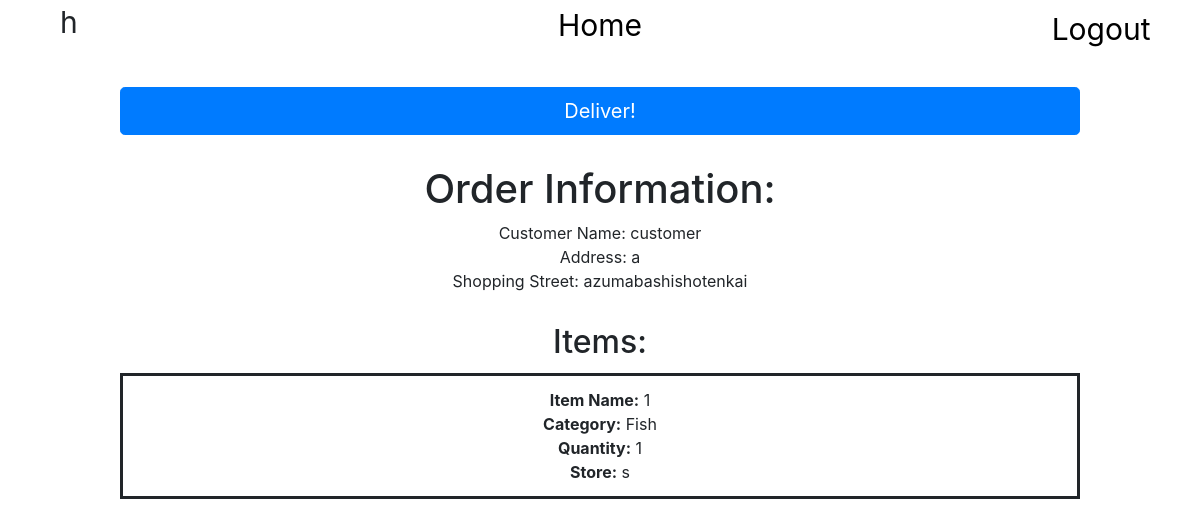
/helper_details/3/ (signed in), run on an earlier commit of the app's database.
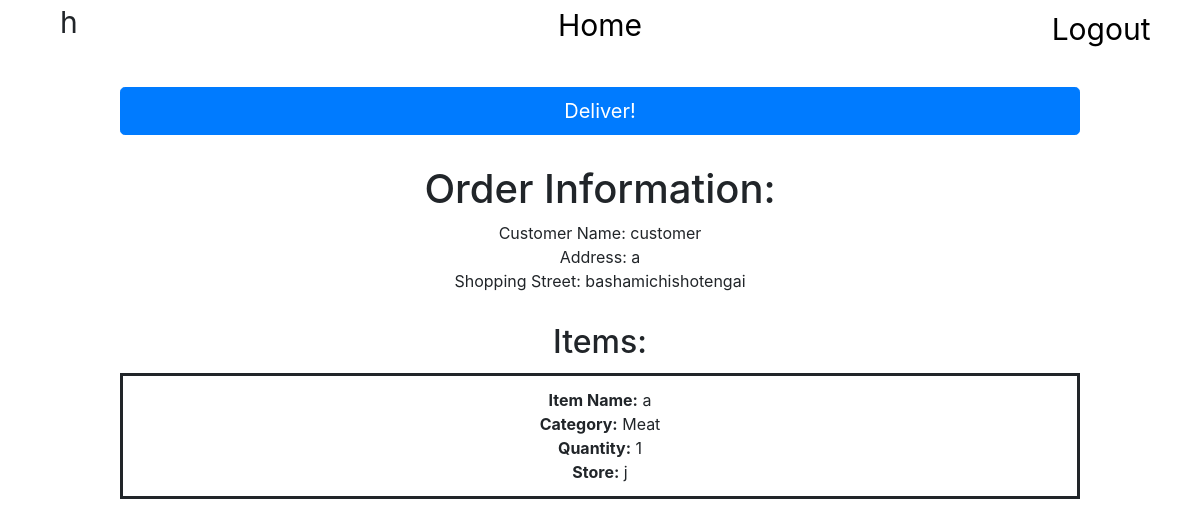
And on a later commit of the database.
### yocalshops/models.py (models this page shows, shortened)
class Customer(models.Model):
    user = models.OneToOneField(User, null=True, on_delete=models.CASCADE)
    name = models.CharField(max_length=100, null=True)
    address = models.CharField(max_length=100, null=True)
    shoppingstreet = models.ForeignKey(
        ShoppingStreet, null=True, on_delete=models.SET_NULL)
    STATUS = (
        ("Pending", "Pending"),
        ("On The way", "On The Way")
    )
    status = models.CharField(max_length=200, null=True, choices=STATUS)
    helper = models.ForeignKey(
        Helper, null=True, on_delete=models.SET_NULL)

class ShoppingStreet(models.Model):
    name = models.CharField(max_length=200, null=True)
    ward = models.CharField(max_length=200, null=True)
    town = models.CharField(max_length=200, null=True)
    latitude = models.FloatField()
    longitude = models.FloatField()
    def __str__(self):
        return str(self.name)

class Item(models.Model):
    name = models.CharField(max_length=200, null=True)
    CATEGORY = (
        ("Meat", "Meat"),
        ("Fish", "Fish"),
        ("Vegetable", "Vegetable"),
        ("Fruits", "Fruits"),
        ("Others", "Others")
    )
    category = models.CharField(max_length=200, null=True, choices=CATEGORY)
    quantity = models.IntegerField(null=True)
    store = models.CharField(max_length=200, null=True)
    customer = models.ForeignKey(
        Customer, null=True, on_delete=models.CASCADE)
    def __str__(self):
        return str(self.name)

### yocalshops/views.py (the view)
# urls.py: path("helper_details/<int:id>/",
def helper_details(request, id):
    customer = Customer.objects.get(id=id)
    items = Item.objects.filter(customer=customer)
    user = Helper.objects.get(name=request.user.username)
    context = {"customer": customer, "items": items, "user": user}
    return render(request, "yocalshops/helper_details.html", context)

### yocalshops/templates/yocalshops/helper_details.html (shortened to what this page needs)
<!DOCTYPE html>
<html lang="en">
    <head>
        <link rel="stylesheet" href="https://maxcdn.bootstrapcdn.com/bootstrap/4.0.0/css/bootstrap.min.css">
    </head>
    <body style = "background: white">
        <div class="top">
            {{ request.user }}
        </div>
        <a  class="btn btn-lg btn-block" href="{% url 'helper_home' %}" style = "text-align: center; font-size: 30px; transform: translateY(-10%);" role="button">Home</a>
        <div class="logout">
            <a href="{% url 'logout' %}" style="float: right; font-size: 30px; transform: translateY(-125%)translateX(-50%); ">Logout</a>
        </div>
        <div class="button">
            <a href="{% url 'helper_delivery' customer.id %}" class="btn btn-primary btn-lg btn-block bg-primary text-white" id="deliver">Deliver!</a>
        </div>
        <div class="order">
            <h1 class="orderhead">Order Information:</h1>
            Customer Name: {{customer.name}}
            <br>
            Address: {{customer.address}}
            <br>
            Shopping Street: {{customer.shoppingstreet}}
        </div>
        <div class="items">
            <h2 class="itemhead">Items:</h2>
            {% for name in items %}
                <div class="item">
                    <b>Item Name:</b> {{name}}
                    <br>
                    <b>Category:</b> {{name.category}}
                    <br>
                    <b>Quantity:</b> {{name.quantity}}
                    <br>
                    <b>Store:</b> {{name.store}}
                </div>
            {% endfor %}
        </div>
    </body>
</html>

### yocalshops/templates/yocalshops/helper_details.html (style rules this page uses)
* { margin: auto; }
.top { font-size: 30px; position: absolute; top:0; left: 5%; float: left; }
.logout { text-align: right; font-size: 30px; }
a:link { color: black; background-color: transparent; text-decoration: none; }
.button { text-align:center; width:80%; margin-top:2%; }
.order { text-align:center; margin-top: 2.5%; }
.items { text-align:center; margin-top:2.5% }
.item { padding:1%; width:80%; margin:auto; margin-top:1%; border: solid; }

What changed in the data, as far as the page shows it:
removed Item: name "1", category "Fish", quantity "1", store "s"
changed Customer "customer": shoppingstreet "azumabashishotenkai" → "bashamichishotengai"
added Item: name "a", category "Meat", quantity "1", store "j"
